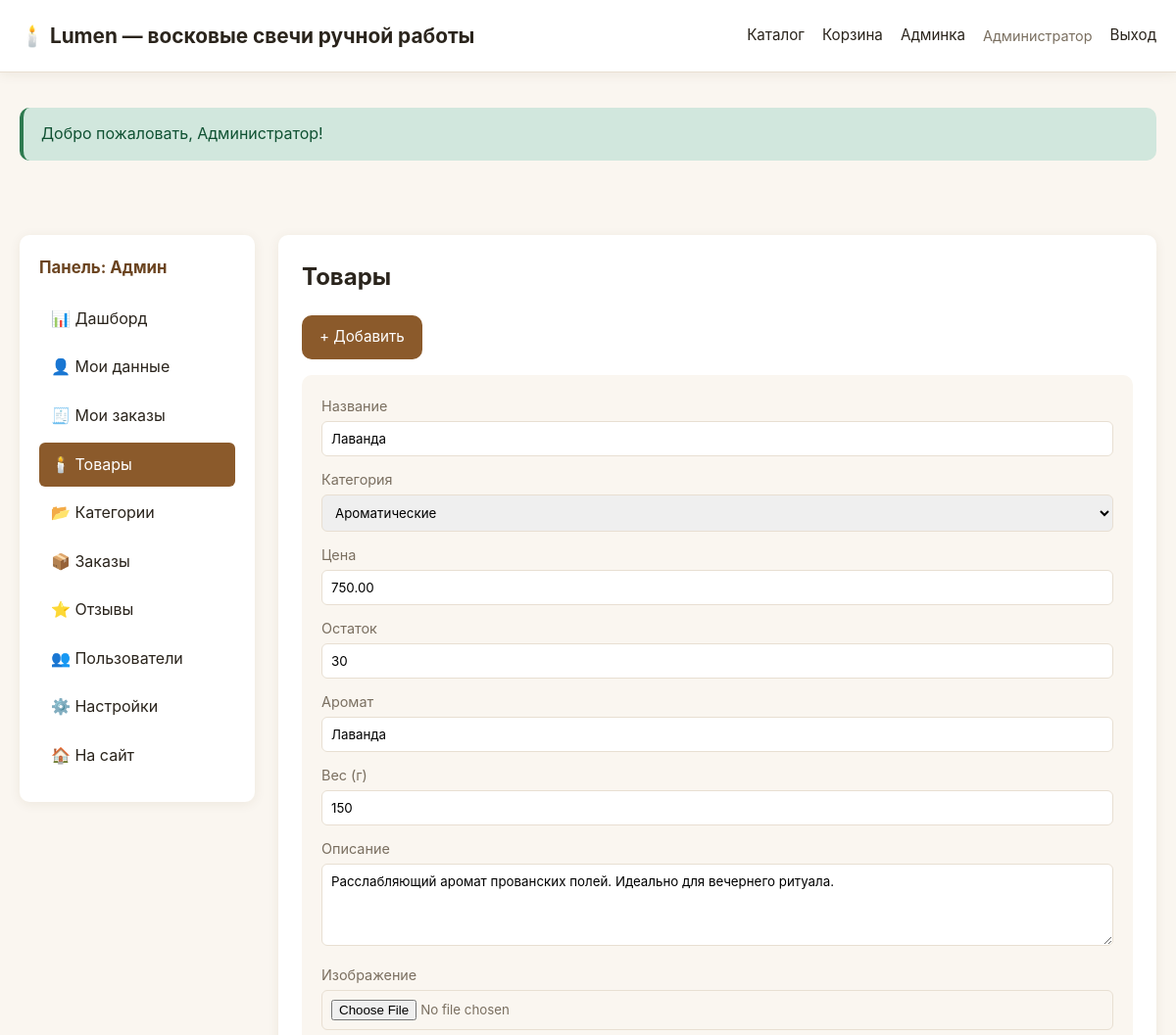
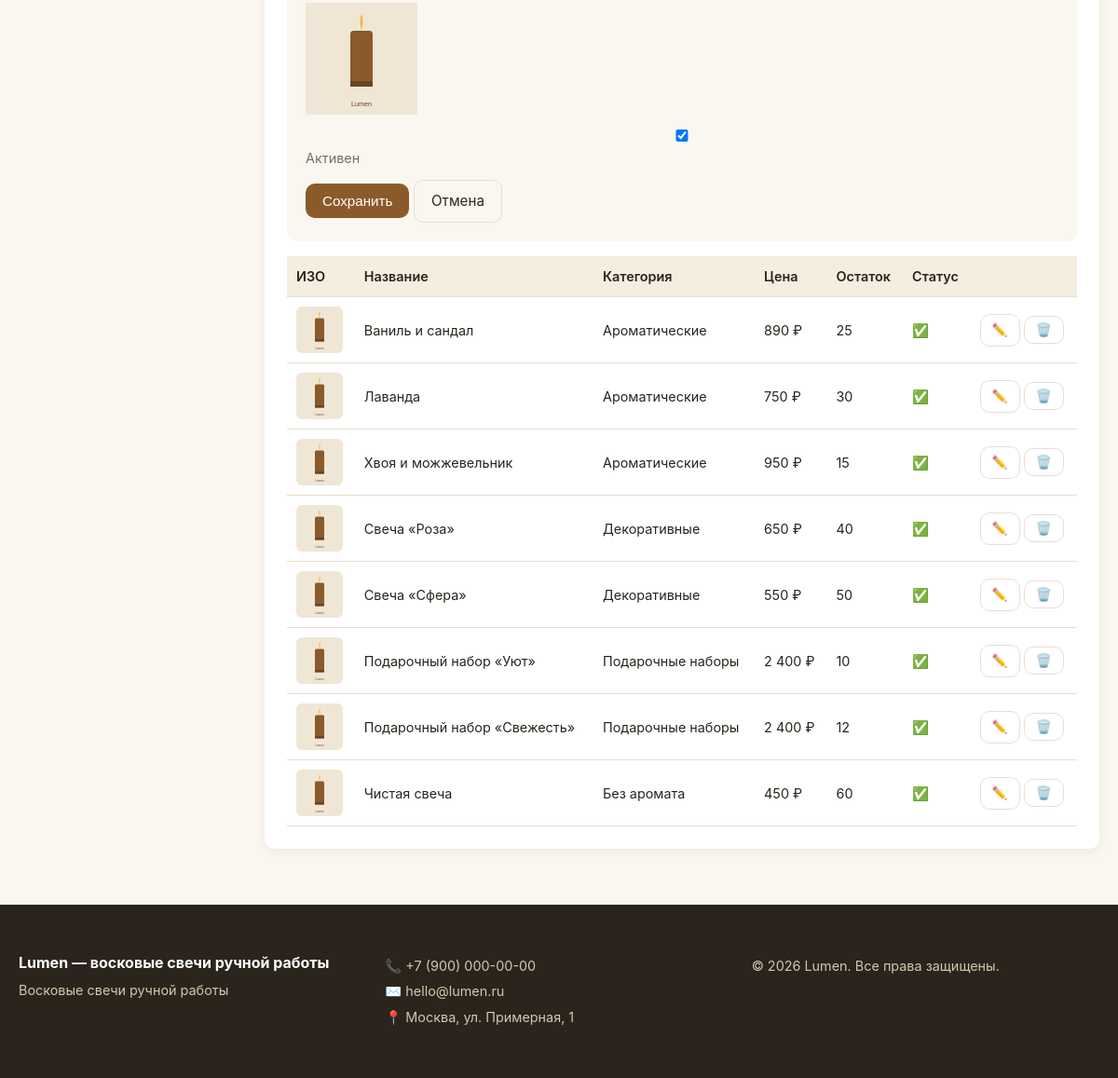
The app's page /admin.php?action=products&id=2 (signed in) with its own data (2 pictures, top to bottom).
### tables this page shows
CREATE TABLE IF NOT EXISTS products (
    id INT AUTO_INCREMENT PRIMARY KEY,
    category_id INT,
    name VARCHAR(200) NOT NULL,
    description TEXT,
    price DECIMAL(10,2) NOT NULL,
    stock INT DEFAULT 0,
    image VARCHAR(255),
    aroma VARCHAR(100),
    weight INT,
    active TINYINT(1) DEFAULT 1,
    created_at TIMESTAMP DEFAULT CURRENT_TIMESTAMP,
    FOREIGN KEY (category_id) REFERENCES categories(id) ON DELETE SET NULL
);

CREATE TABLE IF NOT EXISTS categories (
    id INT AUTO_INCREMENT PRIMARY KEY,
    name VARCHAR(100) NOT NULL,
    slug VARCHAR(100) UNIQUE NOT NULL
);

### includes/functions.php (called while the page is built, shortened)
<?php
require_once __DIR__ . '/db.php';
function e($s){ return htmlspecialchars((string)$s, ENT_QUOTES, 'UTF-8'); }
function setting(string $key, $default = '') {
    static $cache = null;
    if ($cache === null) {
        $rows = db()->query("SELECT `key`, value FROM settings")->fetchAll();
        $cache = [];
        foreach ($rows as $r) $cache[$r['key']] = $r['value'];
    }
    return $cache[$key] ?? $default;
}
function current_user() {
    return $_SESSION['user'] ?? null;
}
function product_image($img) {
    return 'assets/placeholder.svg';
}
function money($v) {
    return number_format((float)$v, 0, ',', ' ') . ' ' . setting('currency', '₽');
}

### includes/db.php (called while the page is built)
<?php
$cfg = require __DIR__ . '/../config.php';
$dsn = "mysql:host={$cfg['db']['host']};dbname={$cfg['db']['dbname']};charset={$cfg['db']['charset']}";
try {
    $pdo = new PDO($dsn, $cfg['db']['user'], $cfg['db']['pass'], [
        PDO::ATTR_ERRMODE => PDO::ERRMODE_EXCEPTION,
        PDO::ATTR_DEFAULT_FETCH_MODE => PDO::FETCH_ASSOC,
        PDO::ATTR_EMULATE_PREPARES => false,
    ]);
} catch (PDOException $e) {
    die('Ошибка подключения к БД: ' . htmlspecialchars($e->getMessage()));
}
function db(): PDO {
    static $instance = null;
    if ($instance === null) {
        global $pdo;
        $instance = $pdo;
    }
    return $instance;
}

### admin.php (the view, shortened to what this page needs)
<?php
require_once __DIR__ . '/includes/functions.php';
$user = current_user();
$isMod = $user['role'] === 'moderator';
$action = $_GET['action'] ?? 'dashboard';
require __DIR__ . '/includes/header.php';
?>
<div class="admin-layout">
  <aside class="admin-sidebar">
    <h3>Панель: <?= $isMod?'Модератор':'Админ' ?></h3>
    <nav>
      <a href="?action=dashboard" class="<?= $action==='dashboard'?'active':'' ?>">📊 Дашборд</a>
      <a href="?action=account" class="<?= $action==='account'?'active':'' ?>">👤 Мои данные</a>
        <a href="?action=my_orders" class="<?= $action==='my_orders'?'active':'' ?>">🧾 Мои заказы</a>
      <a href="?action=products" class="<?= $action==='products'?'active':'' ?>">🕯️ Товары</a>
      <?php if(!$isMod): ?><a href="?action=categories" class="<?= $action==='categories'?'active':'' ?>">📂 Категории</a><?php endif; ?>
      <a href="?action=orders" class="<?= $action==='orders'?'active':'' ?>">📦 Заказы</a>
      <a href="?action=reviews" class="<?= $action==='reviews'?'active':'' ?>">⭐ Отзывы</a>
      <?php if(!$isMod): ?>
        <a href="?action=users" class="<?= $action==='users'?'active':'' ?>">👥 Пользователи</a>
        <a href="?action=settings" class="<?= $action==='settings'?'active':'' ?>">⚙️ Настройки</a>
      <?php endif; ?>
      <a href="/">🏠 На сайт</a>
    </nav>
  </aside>
  <section class="admin-main">
<?php
if ($action === 'dashboard'):
    $stats = [
        'products' => db()->query("SELECT COUNT(*) FROM products")->fetchColumn(),
        'orders' => db()->query("SELECT COUNT(*) FROM orders")->fetchColumn(),
        'revenue' => db()->query("SELECT COALESCE(SUM(total),0) FROM orders WHERE payment_status='paid'")->fetchColumn(),
        'users' => db()->query("SELECT COUNT(*) FROM users")->fetchColumn(),
        'pending_reviews' => db()->query("SELECT COUNT(*) FROM reviews WHERE approved=0")->fetchColumn(),
    ];
    $recent = db()->query("SELECT o.*, u.name FROM orders o LEFT JOIN users u ON o.user_id=u.id ORDER BY o.created_at DESC LIMIT 5")->fetchAll();
?>
    <h1>Дашборд</h1>
    <div class="stats-grid">
      <div class="stat"><h3><?= $stats['products'] ?></h3><p>Товаров</p></div>
      <div class="stat"><h3><?= $stats['orders'] ?></h3><p>Заказов</p></div>
      <div class="stat"><h3><?= money($stats['revenue']) ?></h3><p>Выручка</p></div>
      <div class="stat"><h3><?= $stats['users'] ?></h3><p>Пользователей</p></div>
      <div class="stat"><h3><?= $stats['pending_reviews'] ?></h3><p>Отзывов на модерации</p></div>
    </div>
    <?php $statusLabels = ['new'=>'Новый','processing'=>'В обработке','paid'=>'Оплачен','shipped'=>'Отправлен','delivered'=>'Доставлен','cancelled'=>'Отменён']; ?>
    <h2>Последние заказы</h2>
    <table class="admin-table">
      <thead><tr><th>№</th><th>Клиент</th><th>Сумма</th><th>Статус</th><th>Дата</th></tr></thead>
      <tbody>
      <?php foreach($recent as $o): ?>
        <tr><td>#<?= $o['id'] ?></td><td><?= e($o['name'] ?? 'Гость') ?></td><td><?= money($o['total']) ?></td><td><?= e($statusLabels[$o['status']] ?? $o['status']) ?></td><td><?= date('d.m.Y', strtotime($o['created_at'])) ?></td></tr>
      <?php endforeach; ?>
      </tbody>
    </table>
<?php
elseif ($action === 'products'):
    $products = db()->query("SELECT p.*, c.name AS cat FROM products p LEFT JOIN categories c ON p.category_id=c.id ORDER BY p.created_at DESC")->fetchAll();
    $categories = db()->query("SELECT * FROM categories ORDER BY name")->fetchAll();
    $editId = (int)($_GET['id'] ?? 0);
    $edit = null;
    if ($editId) {
        $s = db()->prepare("SELECT * FROM products WHERE id=?");
        $s->execute([$editId]); $edit = $s->fetch();
    }
?>
    <h1>Товары</h1>
    <a href="?action=products&id=new" class="btn btn-primary">+ Добавить</a>
    <?php if($edit || isset($_GET['id'])): ?>
      <form method="post" enctype="multipart/form-data" class="admin-form">
        <label>Название <input type="text" name="name" value="<?= e($edit['name'] ?? '') ?>" required></label>
        <label>Категория
          <select name="category_id">
            <?php foreach($categories as $c): ?>
              <option value="<?= $c['id'] ?>" <?= ($edit['category_id']??0)==$c['id']?'selected':'' ?>><?= e($c['name']) ?></option>
            <?php endforeach; ?>
          </select>
        </label>
        <label>Цена <input type="number" step="0.01" name="price" value="<?= $edit['price'] ?? 0 ?>" required></label>
        <label>Остаток <input type="number" name="stock" value="<?= $edit['stock'] ?? 0 ?>"></label>
        <label>Аромат <input type="text" name="aroma" value="<?= e($edit['aroma'] ?? '') ?>"></label>
        <label>Вес (г) <input type="number" name="weight" value="<?= $edit['weight'] ?? 0 ?>"></label>
        <label>Описание <textarea name="description" rows="4"><?= e($edit['description'] ?? '') ?></textarea></label>
        <label>Изображение <input type="file" name="image" accept="image/*">
          <?php if(!empty($edit['image'])): ?><br><img src="<?= product_image($edit['image']) ?>" style="max-width:120px;margin-top:8px"><?php endif; ?>
        </label>
        <label class="checkbox"><input type="checkbox" name="active" <?= ($edit['active'] ?? 1)?'checked':'' ?>> Активен</label>
        <button class="btn btn-primary">Сохранить</button>
        <a href="?action=products" class="btn btn-ghost">Отмена</a>
      </form>
    <?php endif; ?>
    <table class="admin-table">
      <thead><tr><th>ИЗО</th><th>Название</th><th>Категория</th><th>Цена</th><th>Остаток</th><th>Статус</th><th></th></tr></thead>
      <tbody>
      <?php foreach($products as $p): ?>
        <tr>
          <td><img src="<?= product_image($p['image']) ?>" style="width:50px;height:50px;object-fit:cover;border-radius:6px"></td>
          <td><?= e($p['name']) ?></td>
          <td><?= e($p['cat']) ?></td>
          <td><?= money($p['price']) ?></td>
          <td><?= $p['stock'] ?></td>
          <td><?= $p['active']?'✅':'⏸️' ?></td>
          <td>
            <a href="?action=products&id=<?= $p['id'] ?>" class="btn btn-sm btn-ghost">✏️</a>
            <?php if(!$isMod): ?>
            <form method="post" style="display:inline" onsubmit="return confirm('Удалить?')">
              <button class="btn btn-sm btn-ghost">🗑️</button>
            </form>
            <?php endif; ?>
          </td>
        </tr>
      <?php endforeach; ?>
      </tbody>
    </table>
<?php
else: ?>
    <p>Раздел недоступен</p>
<?php endif; ?>
  </section>
</div>
<?php require __DIR__ . '/includes/footer.php'; ?>

### assets/style.css (style rules this page uses)
:root { --bg:#faf6f0; --card:#fff; --text:#2a241c; --muted:#7a6f60; --primary:#8b5a2b; --primary-dark:#6b4420; --accent:#d4a574; --border:#e8dfd2; --success:#2d7a4f; --error:#b33a3a; --radius:10px; --shadow:0 2px 12px rgba(90,60,20,.08); }
* { box-sizing:border-box;margin:0;padding:0 }
body { font-family:-apple-system,BlinkMacSystemFont,'Segoe UI',Roboto,sans-serif;background:var(--bg);color:var(--text);line-height:1.6;min-height:100vh;display:flex;flex-direction:column }
a { color:var(--primary);text-decoration:none }
img { max-width:100%;display:block }
.btn { display:inline-block;padding:10px 18px;border:none;border-radius:var(--radius);font-size:.95rem;cursor:pointer;transition:all .2s;text-decoration:none;background:var(--border);color:var(--text) }
.btn-primary { background:var(--primary);color:#fff }
.btn-ghost { background:transparent;border:1px solid var(--border) }
.btn-sm { padding:6px 12px;font-size:.85rem }
.admin-layout { display:grid;grid-template-columns:240px 1fr;gap:24px;margin-top:20px }
.admin-sidebar { background:var(--card);padding:20px;border-radius:var(--radius);box-shadow:var(--shadow);height:fit-content;position:sticky;top:80px }
.admin-sidebar h3 { margin-bottom:16px;font-size:1.05rem;color:var(--primary-dark) }
.admin-sidebar nav a { display:block;padding:10px 12px;border-radius:6px;color:var(--text);margin-bottom:4px }
.admin-sidebar nav a.active { background:var(--primary);color:#fff }
.admin-main { background:var(--card);padding:24px;border-radius:var(--radius);box-shadow:var(--shadow);min-height:400px }
.admin-main h1 { margin-bottom:20px }
.admin-table { width:100%;border-collapse:collapse;margin-top:16px }
.admin-table th,.admin-table td { padding:10px;text-align:left;border-bottom:1px solid var(--border);font-size:.9rem }
.admin-table th { background:#f5ede0;font-weight:600 }
.admin-form { background:var(--bg);padding:20px;border-radius:var(--radius);margin:16px 0 }
.admin-form label { display:block;margin-bottom:12px;font-size:.9rem;color:var(--muted) }
.admin-form input,.admin-form select,.admin-form textarea { width:100%;padding:9px;border:1px solid var(--border);border-radius:6px;margin-top:4px;font-family:inherit }
.checkbox { display:flex;align-items:center;gap:8px }

### records on screen
products: name "Лаванда", category_id "Ароматические", price "750.00", stock "30", aroma "Лаванда", weight "150", description "Расслабляющий аромат прованских полей. Идеально для вечернего ритуала.", active "☑", category.name "Ароматические", price "750 ₽"
products: name "Ваниль и сандал", category.name "Ароматические", price "890 ₽", stock "25"
products: name "Хвоя и можжевельник", category.name "Ароматические", price "950 ₽", stock "15"
products: name "Свеча «Роза»", category.name "Декоративные", price "650 ₽", stock "40"
products: name "Свеча «Сфера»", category.name "Декоративные", price "550 ₽", stock "50"
products: name "Подарочный набор «Уют»", category.name "Подарочные наборы", price "2 400 ₽", stock "10"
products: name "Подарочный набор «Свежесть»", category.name "Подарочные наборы", price "2 400 ₽", stock "12"
products: name "Чистая свеча", category.name "Без аромата", price "450 ₽", stock "60"

### other values on screen
$shopName "Lumen — восковые свечи ручной работы"
$user['name'] "Администратор"
$flash['msg'] "Добро пожаловать, Администратор!"
setting('shop_name','Lumen') "Lumen — восковые свечи ручной работы"
setting('shop_phone','') "+7 (900) 000-00-00"
setting('shop_email','') "hello@lumen.ru"
setting('shop_address','') "Москва, ул. Примерная, 1"
